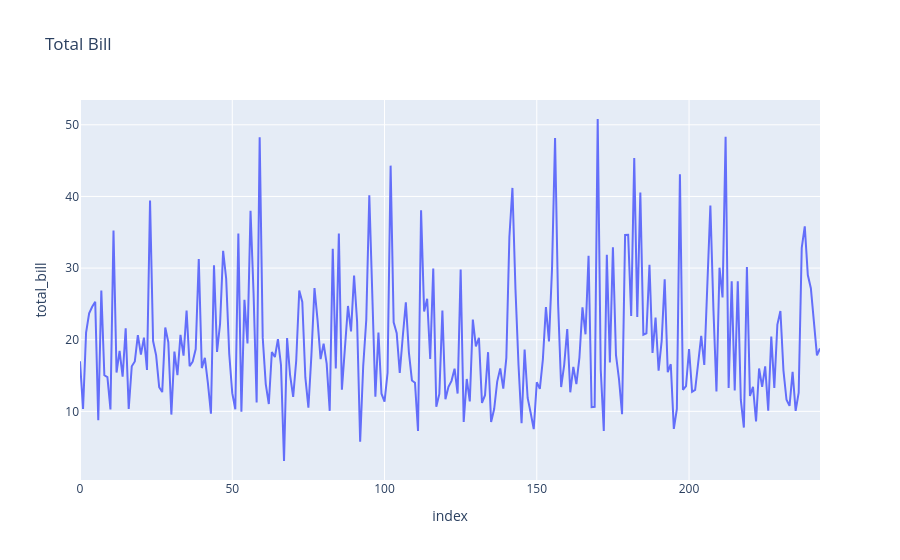

The notebook cell this image was saved under:
### Code cell
import plotly.express as px

fig = px.line(
    tips,
    y="total_bill",
    title="Total Bill"
)

fig.show()

### Figure 1 — Plotly figure (JSON) as saved in the notebook; plotly's stock layout.template omitted (floating-point values rounded to 4 significant figures; data arrays with more than 128 entries replaced by an {"elided": "..."} marker saying what was removed)
{"data": [{"hovertemplate": "index=%{x}<br>total_bill=%{y}<extra></extra>", "legendgroup": "", "line": {"color": "#636efa", "dash": "solid"}, "marker": {"symbol": "circle"}, "mode": "lines", "name": "", "orientation": "v", "showlegend": false, "type": "scatter", "x": {"elided": "244 int values"}, "xaxis": "x", "y": {"elided": "244 float values"}, "yaxis": "y"}], "layout": {"legend": {"tracegroupgap": 0}, "title": {"text": "Total Bill"}, "xaxis": {"anchor": "y", "domain": [0, 1], "title": {"text": "index"}}, "yaxis": {"anchor": "x", "domain": [0, 1], "title": {"text": "total_bill"}}}}
